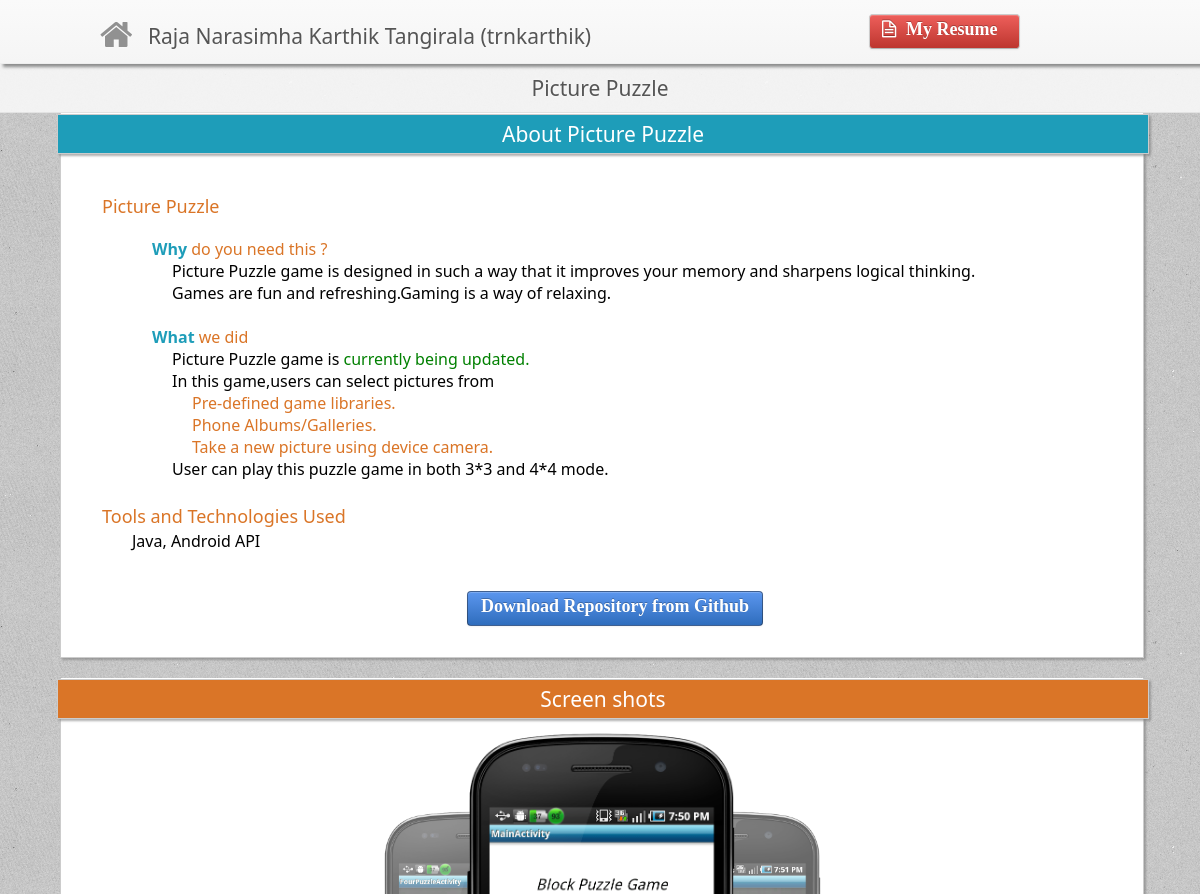
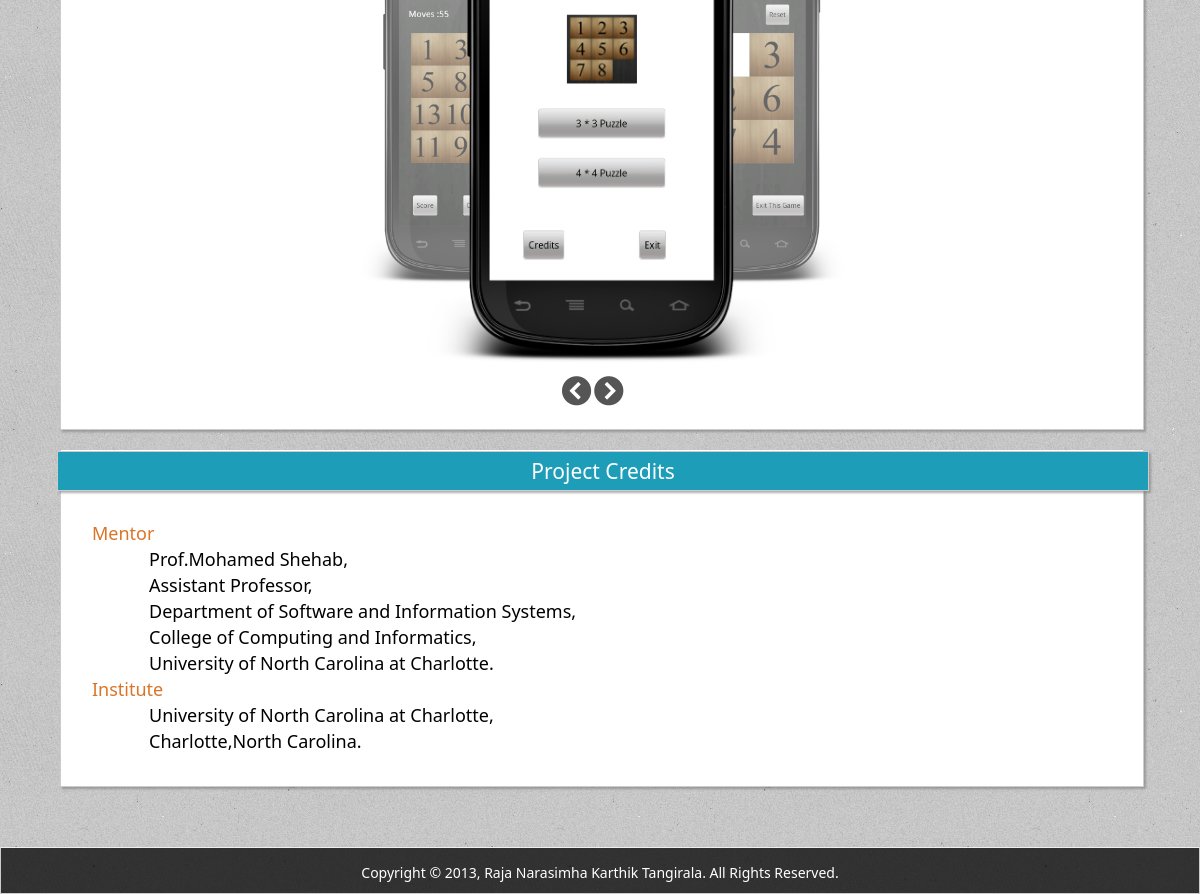
/project.php?id=2, run on the app's committed database (2 pictures, top to bottom).
### tables this page shows
CREATE TABLE IF NOT EXISTS `projectdetails` (
  `ProjectID` int(11) NOT NULL AUTO_INCREMENT,
  `ProjectName` varchar(150) NOT NULL,
  `ProjectType` varchar(30) NOT NULL DEFAULT 'web',
  `ProjectRating` decimal(4,2) NOT NULL DEFAULT '5.00',
  `ProjectStartDate` date NOT NULL,
  `ProjectEndDate` date DEFAULT NULL,
  `ProjectTools` varchar(200) DEFAULT NULL,
  `ProjectDesc` text NOT NULL,
  `ProjectMiniDesc` varchar(200) NOT NULL,
  `ProjectCredits` varchar(1000) NOT NULL DEFAULT 'Project Credits',
  `ProjectURL` varchar(150) NOT NULL DEFAULT 'https://github.com/trnkarthik',
  `Visibility` tinyint(1) NOT NULL DEFAULT '1',
  PRIMARY KEY (`ProjectID`)
);

CREATE TABLE IF NOT EXISTS `projectimages` (
  `ProjectID` int(11) NOT NULL DEFAULT '0',
  `ImageID` int(11) NOT NULL AUTO_INCREMENT,
  `Visibility` tinyint(1) NOT NULL DEFAULT '1',
  PRIMARY KEY (`ProjectID`,`ImageID`),
  KEY `ImageID` (`ImageID`)
);

CREATE TABLE IF NOT EXISTS `imagedetails` (
  `ImageID` int(11) NOT NULL AUTO_INCREMENT,
  `ImageURL` varchar(150) NOT NULL DEFAULT 'images/1.png',
  `ImageDesc` varchar(350) NOT NULL,
  PRIMARY KEY (`ImageID`)
);

### project.php (the view, shortened to what this page needs)
<!DOCTYPE HTML PUBLIC "-//W3C//DTD HTML 4.01//EN" "http://www.w3.org/TR/html4/strict.dtd">
<html xmlns="http://www.w3.org/1999/xhtml">
<head>
	<link rel="stylesheet" href="css/my_main_style.css">
	<link rel="stylesheet" type="text/css" href="css/products_support_for_quicksand.css" />
	<link rel="stylesheet" href="font-awesome/css/font-awesome.min.css">
    <?php
        $id = (int)(mysql_real_escape_string($_GET['id']));
            $query = "select projectName,ProjectStartDate,ProjectEndDate,ProjectTools,ProjectDesc,
		      ProjectURL,ProjectType,ProjectCredits
                        from projectDetails where projectID='$id'";
            $result = mysql_query($query);
            if(!$result){
                echo "Please try again";
            }
            else{
                $row = mysql_fetch_array($result);
                $projectName = $row[0];
                $projectTools = $row[3];
                $projectDesc = $row[4];
                $projectURL = $row[5];
                $projectCredits = $row[7];
            }
    ?>
</head>
<body>
        <div class="container">
		<?php include("includes/header.php");?>
	</div>
<div id="project_title">
    <a href="#">
    <?php echo $projectName;?>
    </a>
</div>
<div id="project_desc" class="section">
     <div class="section_title">About <?php echo $projectName;?></div>
      <div style="margin: 40px;margin-bottom: 5px;">
	    <span class="project_desc_head">
	    <?php echo $projectName;?>
	    </span><br/>
	      <?php echo $projectDesc;?>
	  <span class="project_desc_head">Tools and Technologies Used</span>
	    <p>
	      <span class="project_desc_body">
		<?php echo $projectTools;?>
	      </span>
	    </p><br/>
      </div>
      <?php if($projectURL!=""){ ?>
	<a href="<?php echo $projectURL; ?>" id="download_repository" class="btn_blue btn">
	    Download Repository from Github
	</a>
      <?php } ?>
</div>
<div id="project_media" class="section">
		    <div class="section_title_special">Screen shots</div>
		    <?php include("includes/carousel.php"); ?>
<div id="project_credits" class="section">
     <div class="section_title">Project Credits</div>
	<div style="margin: 30px;">
	    <?php echo $projectCredits;?>
	</div>
</div>
  <?php include("includes/footer.php"); ?>
</body>

### includes/carousel.php (shortened to what this page needs)
<div id="carousel">
			    <?php
			    $image_id_query = "select imageid from projectimages where projectid = $id and visibility=1";
			    $image_id_query_result = mysql_query($image_id_query);
			    if(!$image_id_query_result)
			    {
			         echo "Some error!Please reload the page.";
			    }
			    else{
				 $no_of_images = mysql_numrows($image_id_query_result);
			         if($no_of_images>0){
			         $i = 1;
			              while($image_row = mysql_fetch_array($image_id_query_result)){
				      $image_details_query = "select ImageURL,ImageDesc from ImageDetails where IMageID=$image_row[0]";
				      $image_details_result = mysql_query($image_details_query);
				      $image_details = mysql_fetch_array($image_details_result);
				      $url = $image_details[0];
				      $item_id = "item-".$i;
				      echo "<img src='$url' id='$item_id'/>";
				      $i++;
			              }
			         }
			         else{
			           echo "<center><br /><br /><br /><br /><br /><br /><br /><br /><br /><br /><h3>No Images Found</h3></center>";
			         }
			    }
			    ?>
			</div>
			<div class="carousel-links">
			    <a href="#" id="prev"><i class="icon-chevron-sign-left"></i></a>  <a href="#" id="next"><i class="icon-chevron-sign-right"></i></a>
			</div>
		</div>

### css/my_main_style.css (style rules this page uses)
.section { border: 1px solid #CCC; -webkit-box-shadow: 2px 2px 2px rgba(124, 124, 124, 0.6); -moz-box-shadow: 2px 2px 2px rgba(124, 124, 124, 0.6); box-shadow: 2px 2px 2px rgba(124, 124, 124, 0.6); }
.btn { display: inline-block; padding: 4px 12px; margin-bottom: 0; font-size: 14px; line-height: 20px; text-align: center; vertical-align: middle; cursor: pointer; background-image: -moz-linear-gradient(top, #FFF, #E6E6E6); background-image: -o-linear-gradient(top, #FFF, #E6E6E6); background-repeat: repeat-x; filter: progid:DXImageTransform.Microsoft.gradient(startColorstr='#ffffffff', endColorstr='#ffe6e6e6', GradientType=0); border-color: #E6E6E6 #E6E6E6 #BFBFBF; border-color: rgba(0, 0, 0, 0.1) rgba(0, 0, 0, 0.1) rgba(0, 0, 0, 0.25); filter: progid:DXImageTransform.Microsoft.gradient(enabled = false); border: 1px solid #CCC; border-bottom-color: #B3B3B3; -webkit-border-radius: 4px; -moz-border-radius: 4px; border-radius: 4px; -webkit-box-shadow: inset 0 1px 0 rgba(255, 255, 255, .2), 0 1px 2px rgba(0, 0, 0, .05); -moz-box-shadow: inset 0 1px 0 rgba(255,255,255,.2), 0 1px 2px rgba(0,0,0,.05); box-shadow: inset 0 1px 0 rgba(255, 255, 255, .2), 0 1px 2px rgba(0, 0, 0, .05); }
.section_title { width: 101%; position: relative; background: #1E9DB9; color: #FFF; top: 0px; left: -0.5%; font-size: 27px; text-align: center; padding-top: 5px; padding-bottom: 5px; border: 1px solid #CCC; -webkit-box-shadow: 2px 2px 2px rgba(124, 124, 124, 0.6); -moz-box-shadow: 2px 2px 2px rgba(124, 124, 124, 0.6); box-shadow: 2px 2px 2px rgba(124, 124, 124, 0.6); }
.section_title_special { width: 101%; position: relative; background: #DA7527;; color: #FFF; top: 0px; left: -0.5%; font-size: 27px; text-align: center; padding-top: 5px; padding-bottom: 5px; border: 1px solid #CCC; -webkit-box-shadow: 2px 2px 2px rgba(124, 124, 124, 0.6); -moz-box-shadow: 2px 2px 2px rgba(124, 124, 124, 0.6); box-shadow: 2px 2px 2px rgba(124, 124, 124, 0.6); }
.btn_blue { color: #FFF; text-shadow: 0 -1px 0 rgba(0, 0, 0, 0.25); background-color: #5B96EE; background-image: -moz-linear-gradient(top, #5B96EE, #2F6DBD); background-image: -webkit-gradient(linear, 0 0, 0 100%, from(#5B96EE), to(#2F6DBD)); background-image: -webkit-linear-gradient(top, #5B96EE, #2F6DBD); background-image: -o-linear-gradient(top, #5B96EE, #2F6DBD); background-image: linear-gradient(to bottom, #5B96EE, #2F6DBD); background-repeat: repeat-x; border-color: #BD362F #BD362F #802420; border-color: rgba(0, 0, 0, 0.1) rgba(0, 0, 0, 0.1) rgba(0, 0, 0, 0.25); font-weight: bold; }

### css/products_support_for_quicksand.css (style rules this page uses)
* { margin:0; padding:0; }
body { color:#000; font:14px/1.3 ; min-height: 930px; }
a, a:visited { text-decoration:none; outline:none; font-family: Calibri, Candara, Segoe, "Segoe UI", Optima, Arial, sans-serif; }
a { text-decoration: none; }

### data on the page
projectdetails: ProjectName "Picture Puzzle", ProjectDesc "Why do you need this ? Picture Puzzle game is designed in such a way that it improves your memory and sharpens logical thinking. Games are fun and refreshing.Gaming is a way of relaxing. What we did Picture Puzzle game is currently being updated. In this game,users can select pictures from Pre-defined game libraries. Phone Albums/Galleries. Take a new picture using device camera. User can play this puzzle game in both 3*3 and 4*4 mode.", ProjectTools "Java, Android API", ProjectCredits "Mentor Prof.Mohamed Shehab, Assistant Professor, Department of Software and Information Systems, College of Computing and Informatics, University of North Carolina at Charlotte. Institute University of North Carolina at Charlotte, Charlotte,North Carolina."
projectimages: ImageID.ImageURL (picture)
